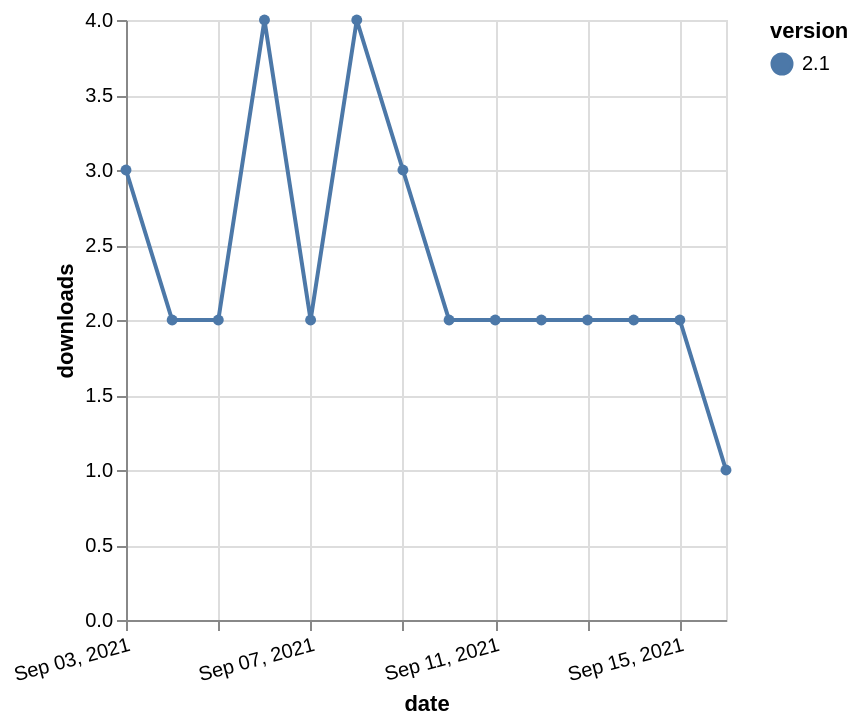

Vega-Lite specification for this chart:
### Vega-Lite specification from a JSON file in a GitHub repository (floating-point values rounded to 4 significant figures)
{"$schema": "https://vega.github.io/schema/vega-lite/v5.json", "description": "A simple bar chart with embedded data.", "data": {"values": [{"date": "2021-09-03", "total": 3016, "delta": 3, "version": "2.1"}, {"date": "2021-09-04", "total": 3018, "delta": 2, "version": "2.1"}, {"date": "2021-09-05", "total": 3020, "delta": 2, "version": "2.1"}, {"date": "2021-09-06", "total": 3024, "delta": 4, "version": "2.1"}, {"date": "2021-09-07", "total": 3026, "delta": 2, "version": "2.1"}, {"date": "2021-09-08", "total": 3030, "delta": 4, "version": "2.1"}, {"date": "2021-09-09", "total": 3033, "delta": 3, "version": "2.1"}, {"date": "2021-09-10", "total": 3035, "delta": 2, "version": "2.1"}, {"date": "2021-09-11", "total": 3037, "delta": 2, "version": "2.1"}, {"date": "2021-09-12", "total": 3039, "delta": 2, "version": "2.1"}, {"date": "2021-09-13", "total": 3041, "delta": 2, "version": "2.1"}, {"date": "2021-09-14", "total": 3043, "delta": 2, "version": "2.1"}, {"date": "2021-09-15", "total": 3045, "delta": 2, "version": "2.1"}, {"date": "2021-09-16", "total": 3046, "delta": 1, "version": "2.1"}]}, "width": "container", "mark": {"type": "line", "point": {"filled": true}}, "encoding": {"x": {"field": "date", "type": "temporal", "timeUnit": "yearmonthdate", "title": "date", "axis": {"labelAngle": -15}}, "y": {"field": "delta", "type": "quantitative", "title": "downloads"}, "color": {"field": "version", "type": "nominal"}, "tooltip": {"field": "delta"}}}
